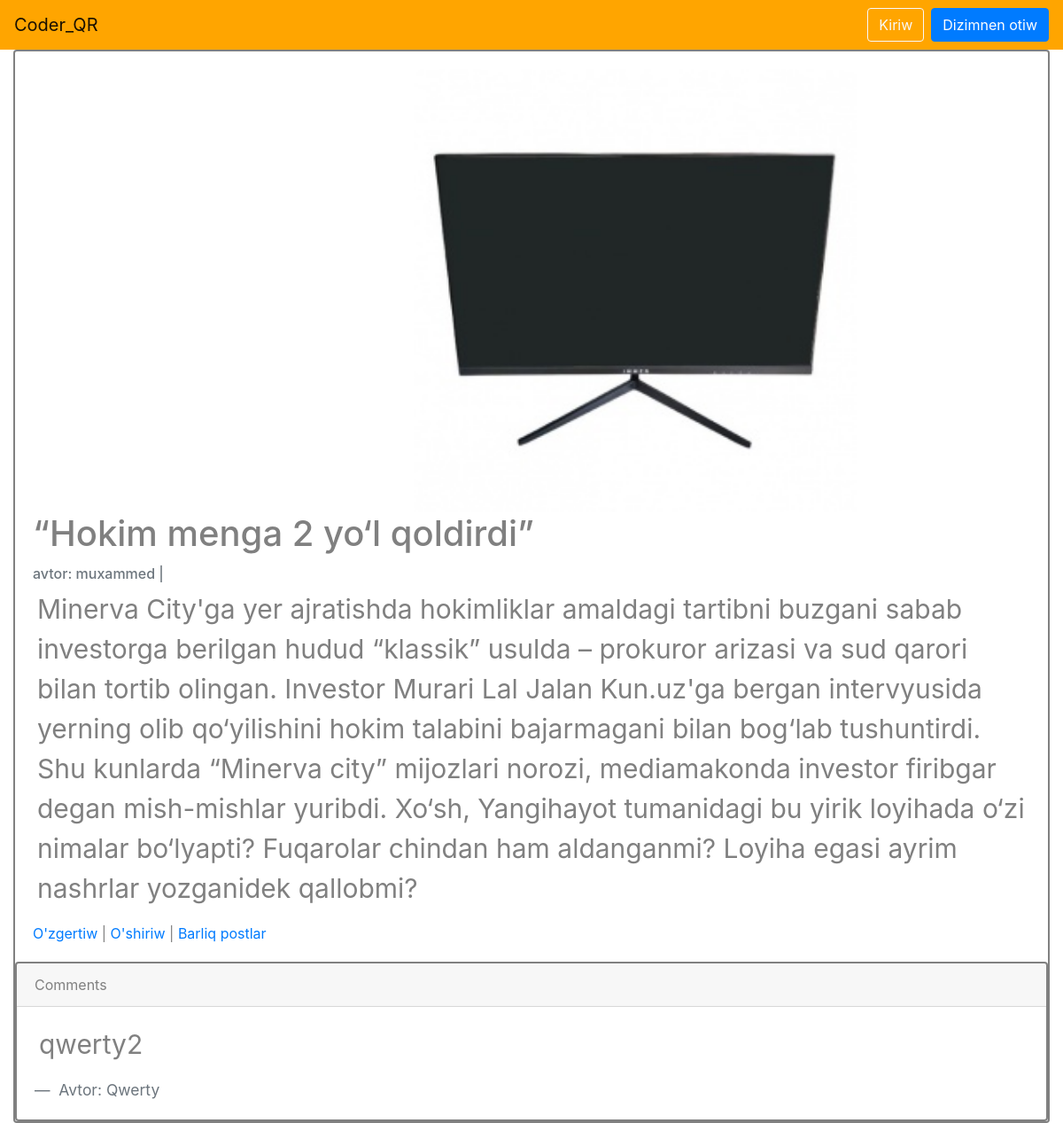
/articles/1/, run on the app's committed database.
### articles/models.py (models this page shows, shortened)
class Article(models.Model):
    title = models.CharField(max_length=150)
    summary = models.CharField(max_length=200,blank=True)
    body = models.TextField()
    photo = models.ImageField(upload_to='images/',blank=True)
    data = models.DateTimeField(auto_now_add=True)
    author = models.ForeignKey(
        get_user_model(),
        on_delete=models.CASCADE
    )

class Comment(models.Model):
    article = models.ForeignKey(Article,on_delete=models.CASCADE,related_name='comments')
    comment = models.CharField(max_length=150)
    author = models.ForeignKey(
        get_user_model(),
        on_delete=models.CASCADE,
    )
    def __str__(self) -> str:
        return self.comment

### accounts/models.py (models this page shows)
class CustomUser(AbstractUser):
    age = models.PositiveIntegerField(null=True,blank=True)

### articles/views.py (the view)
# urls.py: path('<int:pk>/',views.ArticleDetailView.as_view(),name='article_detail'),
class ArticleDetailView(DetailView):
    model = models.Article
    template_name = 'article_detail.html'

### templates/article_detail.html
{% extends 'base.html' %}
{% block content %}
    <div class="container-fluid">
        <div class="card">
            <div class="card-body">
                {% if article.photo %}
                <img  style="width: 500px; margin-left: 430px;" class="card-img-top" src="{{ article.photo.url }}" alt="{{ article.title }}">
                {% endif %}
                <h1 class="card-title">{{ object.title }}</h1>
                <h6 class="card-cubtitle mb-2 text-muted">avtor: {{ object.author }} | {{ object.date }}</h6>
                <p class="card-text"> {{object.body | safe }} </p>
                <a href="{% url 'article_edit' article.pk %}">O'zgertiw</a> |
                <a href="{% url 'article_delete' article.pk %}">O'shiriw</a> |
                <a href="{% url 'article_list' %}">Barliq postlar</a>
            </div>
            <div class="card">
                <div class="card-header">Comments</div>
                {% for comment in article.comments.all %}
                    <div class="card-body">
                        <blockquote class="blockquote mb-0">
                            <p>{{ comment }}</p>
                            <footer class="blockquote-footer"> Avtor: {{ comment.author | title }}</footer>
                        </blockquote>
                    </div>
                {% endfor %}
            </div>
        </div>
    </div>
{% endblock content %}

### static/css/home.css (style rules this page uses)
.card { border: solid 2px; color: gray; box-shadow: white; }
p { font-size: 20px; margin-left: 5px; font-size: 30px; }

### data on the page
Article: photo (picture), title "“Hokim menga 2 yo‘l qoldirdi”", author "muxammed", body "Minerva City'ga yer ajratishda hokimliklar amaldagi tartibni buzgani sabab investorga berilgan hudud “klassik” usulda – prokuror arizasi va sud qarori bilan tortib olingan. Investor Murari Lal Jalan Kun.uz'ga bergan intervyusida yerning olib qo‘yilishini hokim talabini bajarmagani bilan bog‘lab tushuntirdi. Shu kunlarda “Minerva city” mijozlari norozi, mediamakonda investor firibgar degan mish-mishlar yuribdi. Xo‘sh, Yangihayot tumanidagi bu yirik loyihada o‘zi nimalar bo‘lyapti? Fuqarolar chindan ham aldanganmi? Loyiha egasi ayrim nashrlar yozganidek qallobmi?"
Comment: comment "qwerty2", author "Qwerty"
